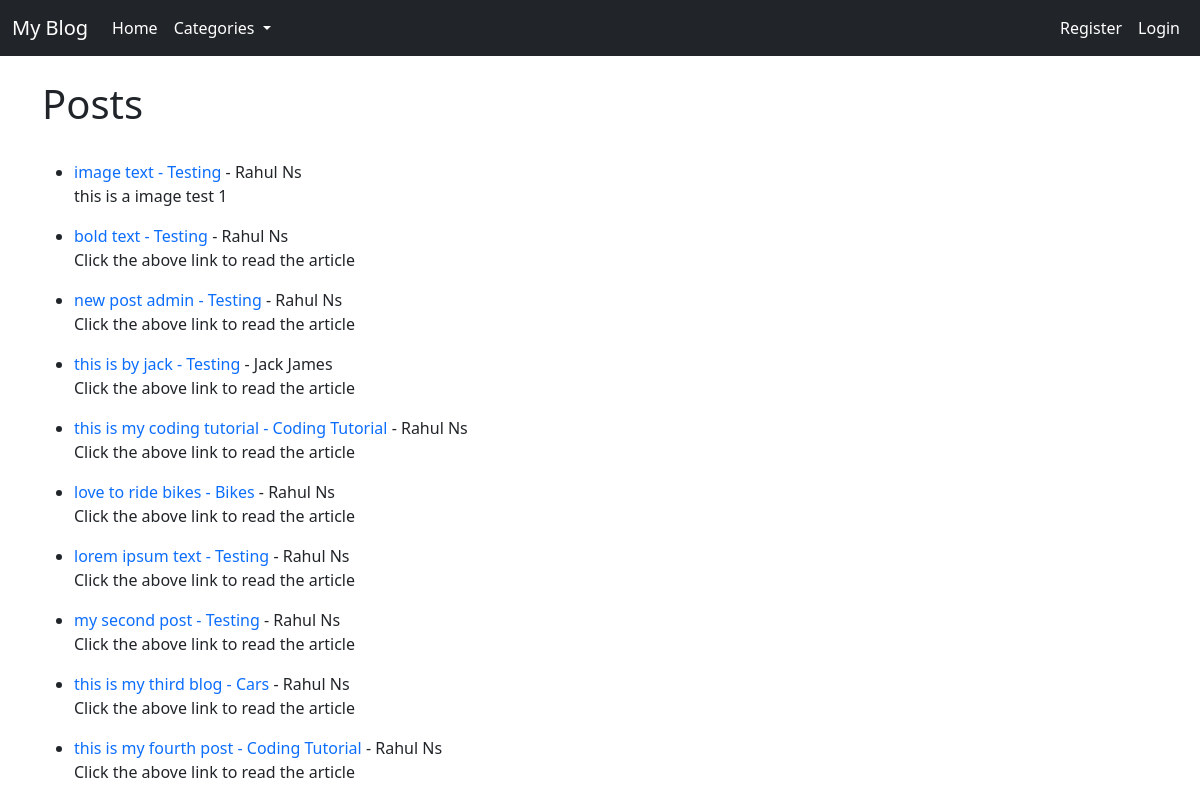
The page / on the database its author committed.
### myblog/models.py (models this page shows, shortened)
class Post(models.Model):
    class Meta:
        verbose_name_plural ='Posts'
    title = models.CharField(max_length=255)
    header_image = models.ImageField(blank=True, null=True, upload_to='images/')
    title_tag = models.CharField(max_length=255)
    category = models.ForeignKey(Category, on_delete=models.SET_NULL,
                                null=True, blank=True)
    author = models.ForeignKey(User, on_delete=models.CASCADE)
    snippet = models.CharField(max_length=200)
    body = RichTextField()
    created_at = models.DateTimeField(auto_now_add=True)
    likes = models.ManyToManyField(User, related_name='blog_post', blank=True, null=True)

class Category(models.Model):
    class Meta:
        verbose_name_plural = 'Categories'
    def __str__(self) -> str:
        return self.name
    name = models.CharField(max_length=50)

### myblog/views.py (the view)
# urls.py: path('', HomeView.as_view(), name='home'),
class HomeView(ListView):
    model = Post
    template_name = 'home.html'
    ordering = ['-created_at']
    def get_context_data(self, *args, **kwargs):
        category_menu = Category.objects.all()
        context = super(HomeView, self).get_context_data(*args, **kwargs)
        context["category_menu"] = category_menu
        return context

### myblog/templates/home.html (shortened to what this page needs)
{% extends "base.html" %}
{% block content %}
<h1>Posts</h1>
<br>
{% for post in object_list %}
<ul>
    <li>
        <a href="{% url "myblog:article-detail" post.pk %}" style="text-decoration: none;">{{post.title}}</a>
        {% if post.category %}
            <a href="{% url "myblog:category" post.category|slugify %}" style="text-decoration: none;">- {{post.category|title}}</a>
        {% endif %}
        - {{post.author.first_name|title}} {{post.author.last_name|title}}
        <br>
        {{post.snippet}}
    </li>
</ul>
{% endfor %}
{% endblock content %}

### rows shown on the page
Post: title "image text", category "Testing", author.first_name "Rahul", author.last_name "Ns", snippet "this is a image test 1"
Post: title "bold text", category "Testing", author.first_name "Rahul", author.last_name "Ns", snippet "Click the above link to read the article"
Post: title "new post admin", category "Testing", author.first_name "Rahul", author.last_name "Ns", snippet "Click the above link to read the article"
Post: title "this is by jack", category "Testing", author.first_name "Jack", author.last_name "James", snippet "Click the above link to read the article"
Post: title "this is my coding tutorial", category "Coding Tutorial", author.first_name "Rahul", author.last_name "Ns", snippet "Click the above link to read the article"
Post: title "love to ride bikes", category "Bikes", author.first_name "Rahul", author.last_name "Ns", snippet "Click the above link to read the article"
Post: title "lorem ipsum text", category "Testing", author.first_name "Rahul", author.last_name "Ns", snippet "Click the above link to read the article"
Post: title "my second post", category "Testing", author.first_name "Rahul", author.last_name "Ns", snippet "Click the above link to read the article"
Post: title "this is my third blog", category "Cars", author.first_name "Rahul", author.last_name "Ns", snippet "Click the above link to read the article"
Post: title "this is my fourth post", category "Coding Tutorial", author.first_name "Rahul", author.last_name "Ns", snippet "Click the above link to read the article"
